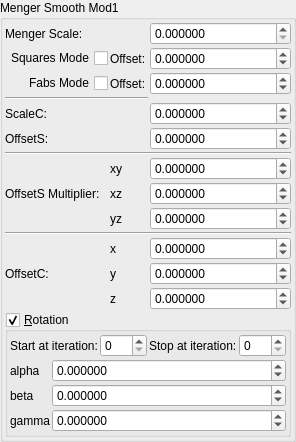
    <widget class="QGroupBox" name="groupBox_2">
     <property name="toolTip">
      <string/>
     </property>
     <property name="title">
      <string>Menger Smooth Mod1</string>
     </property>
     <property name="checkable">
      <bool>false</bool>
     </property>
     <layout class="QVBoxLayout" name="verticalLayout_29" stretch="0,0">
      <property name="spacing">
       <number>2</number>
      </property>
      <property name="leftMargin">
       <number>2</number>
      </property>
      <property name="topMargin">
       <number>2</number>
      </property>
      <property name="rightMargin">
       <number>2</number>
      </property>
      <property name="bottomMargin">
       <number>2</number>
      </property>
      <item>
       <layout class="QGridLayout" name="gridLayout_63" columnstretch="0,0,0,0,1">
        <property name="spacing">
         <number>2</number>
        </property>
        <item row="13" column="2">
         <widget class="QLabel" name="label_114">
          <property name="text">
           <string notr="true">z</string>
          </property>
         </widget>
        </item>
        <item row="11" column="2">
         <widget class="QLabel" name="label_112">
          <property name="text">
           <string notr="true">x</string>
          </property>
         </widget>
        </item>
        <item row="7" column="4">
         <widget class="MyDoubleSpinBox" name="spinbox3_transf_constant_multiplier_111_x">
          <property name="sizePolicy">
           <sizepolicy hsizetype="Minimum" vsizetype="Maximum">
            <horstretch>0</horstretch>
            <verstretch>0</verstretch>
           </sizepolicy>
          </property>
          <property name="prefix">
           <string/>
          </property>
          <property name="suffix">
           <string/>
          </property>
          <property name="decimals">
           <number>6</number>
          </property>
          <property name="minimum">
           <double>-99.989999999999995</double>
          </property>
          <property name="maximum">
           <double>99.989999999999995</double>
          </property>
          <property name="singleStep">
           <double>0.100000000000000</double>
          </property>
         </widget>
        </item>
        <item row="8" column="4">
         <widget class="MyDoubleSpinBox" name="spinbox3_transf_constant_multiplier_111_y">
          <property name="sizePolicy">
           <sizepolicy hsizetype="Minimum" vsizetype="Maximum">
            <horstretch>0</horstretch>
            <verstretch>0</verstretch>
           </sizepolicy>
          </property>
          <property name="prefix">
           <string/>
          </property>
          <property name="suffix">
           <string/>
          </property>
          <property name="decimals">
           <number>6</number>
          </property>
          <property name="minimum">
           <double>-99.989999999999995</double>
          </property>
          <property name="maximum">
           <double>99.989999999999995</double>
          </property>
          <property name="singleStep">
           <double>0.100000000000000</double>
          </property>
         </widget>
        </item>
        <item row="1" column="2">
         <widget class="QLabel" name="label_260">
          <property name="text">
           <string>Offset:</string>
          </property>
         </widget>
        </item>
        <item row="5" column="1">
         <widget class="QLabel" name="label_259">
          <property name="text">
           <string>OffsetS:</string>
          </property>
         </widget>
        </item>
        <item row="4" column="4">
         <widget class="MyDoubleSpinBox" name="spinbox_transf_scale_05">
          <property name="sizePolicy">
           <sizepolicy hsizetype="Minimum" vsizetype="Maximum">
            <horstretch>0</horstretch>
            <verstretch>0</verstretch>
           </sizepolicy>
          </property>
          <property name="prefix">
           <string/>
          </property>
          <property name="suffix">
           <string/>
          </property>
          <property name="decimals">
           <number>6</number>
          </property>
          <property name="minimum">
           <double>-99.989999999999995</double>
          </property>
          <property name="maximum">
           <double>99.989999999999995</double>
          </property>
          <property name="singleStep">
           <double>0.100000000000000</double>
          </property>
         </widget>
        </item>
        <item row="4" column="1">
         <widget class="QLabel" name="label_65">
          <property name="text">
           <string>ScaleC:</string>
          </property>
         </widget>
        </item>
        <item row="2" column="1">
         <widget class="QCheckBox" name="checkBox_transf_function_enabledF_false">
          <property name="layoutDirection">
           <enum>Qt::RightToLeft</enum>
          </property>
          <property name="text">
           <string>Fabs Mode</string>
          </property>
         </widget>
        </item>
        <item row="0" column="1">
         <widget class="QLabel" name="label_64">
          <property name="text">
           <string>Menger Scale:</string>
          </property>
         </widget>
        </item>
        <item row="12" column="4">
         <widget class="MyDoubleSpinBox" name="spinbox3_transf_constant_multiplier_221_y">
          <property name="sizePolicy">
           <sizepolicy hsizetype="Minimum" vsizetype="Maximum">
            <horstretch>0</horstretch>
            <verstretch>0</verstretch>
           </sizepolicy>
          </property>
          <property name="prefix">
           <string/>
          </property>
          <property name="suffix">
           <string/>
          </property>
          <property name="decimals">
           <number>6</number>
          </property>
          <property name="minimum">
           <double>-99.989999999999995</double>
          </property>
          <property name="maximum">
           <double>99.989999999999995</double>
          </property>
          <property name="singleStep">
           <double>0.100000000000000</double>
          </property>
         </widget>
        </item>
        <item row="12" column="1">
         <widget class="QLabel" name="label_255">
          <property name="text">
           <string>OffsetC:</string>
          </property>
         </widget>
        </item>
        <item row="9" column="4">
         <widget class="MyDoubleSpinBox" name="spinbox3_transf_constant_multiplier_111_z">
          <property name="sizePolicy">
           <sizepolicy hsizetype="Minimum" vsizetype="Maximum">
            <horstretch>0</horstretch>
            <verstretch>0</verstretch>
           </sizepolicy>
          </property>
          <property name="prefix">
           <string/>
          </property>
          <property name="suffix">
           <string/>
          </property>
          <property name="decimals">
           <number>6</number>
          </property>
          <property name="minimum">
           <double>-99.989999999999995</double>
          </property>
          <property name="maximum">
           <double>99.989999999999995</double>
          </property>
          <property name="singleStep">
           <double>0.100000000000000</double>
          </property>
         </widget>
        </item>
        <item row="8" column="1">
         <widget class="QLabel" name="label_91">
          <property name="text">
           <string>OffsetS Multiplier:</string>
          </property>
         </widget>
        </item>
        <item row="10" column="1" colspan="4">
         <widget class="Line" name="line_55">
          <property name="orientation">
           <enum>Qt::Horizontal</enum>
          </property>
         </widget>
        </item>
        <item row="7" column="2">
         <widget class="QLabel" name="label_94">
          <property name="text">
           <string notr="true">xy</string>
          </property>
         </widget>
        </item>
        <item row="1" column="4">
         <widget class="MyDoubleSpinBox" name="spinbox_transf_offset_0">
          <property name="sizePolicy">
           <sizepolicy hsizetype="Minimum" vsizetype="Maximum">
            <horstretch>0</horstretch>
            <verstretch>0</verstretch>
           </sizepolicy>
          </property>
          <property name="prefix">
           <string/>
          </property>
          <property name="suffix">
           <string/>
          </property>
          <property name="decimals">
           <number>6</number>
          </property>
          <property name="minimum">
           <double>-99.989999999999995</double>
          </property>
          <property name="maximum">
           <double>99.989999999999995</double>
          </property>
          <property name="singleStep">
           <double>0.100000000000000</double>
          </property>
         </widget>
        </item>
        <item row="0" column="4">
         <widget class="MyDoubleSpinBox" name="spinbox_transf_scale_3">
          <property name="sizePolicy">
           <sizepolicy hsizetype="Minimum" vsizetype="Maximum">
            <horstretch>0</horstretch>
            <verstretch>0</verstretch>
           </sizepolicy>
          </property>
          <property name="prefix">
           <string/>
          </property>
          <property name="suffix">
           <string/>
          </property>
          <property name="decimals">
           <number>6</number>
          </property>
          <property name="minimum">
           <double>0.000000000000000</double>
          </property>
          <property name="maximum">
           <double>99.989999999999995</double>
          </property>
          <property name="singleStep">
           <double>0.100000000000000</double>
          </property>
         </widget>
        </item>
        <item row="1" column="1">
         <widget class="QCheckBox" name="checkBox_transf_function_enabled">
          <property name="layoutDirection">
           <enum>Qt::RightToLeft</enum>
          </property>
          <property name="text">
           <string>Squares Mode</string>
          </property>
         </widget>
        </item>
        <item row="11" column="4">
         <widget class="MyDoubleSpinBox" name="spinbox3_transf_constant_multiplier_221_x">
          <property name="sizePolicy">
           <sizepolicy hsizetype="Minimum" vsizetype="Maximum">
            <horstretch>0</horstretch>
            <verstretch>0</verstretch>
           </sizepolicy>
          </property>
          <property name="prefix">
           <string/>
          </property>
          <property name="suffix">
           <string/>
          </property>
          <property name="decimals">
           <number>6</number>
          </property>
          <property name="minimum">
           <double>-99.989999999999995</double>
          </property>
          <property name="maximum">
           <double>99.989999999999995</double>
          </property>
          <property name="singleStep">
           <double>0.100000000000000</double>
          </property>
         </widget>
        </item>
        <item row="3" column="1" colspan="3">
         <widget class="Line" name="line_18">
          <property name="orientation">
           <enum>Qt::Horizontal</enum>
          </property>
         </widget>
        </item>
        <item row="2" column="2">
         <widget class="QLabel" name="label_256">
          <property name="text">
           <string>Offset:</string>
          </property>
         </widget>
        </item>
        <item row="12" column="2">
         <widget class="QLabel" name="label_113">
          <property name="text">
           <string notr="true">y</string>
          </property>
         </widget>
        </item>
        <item row="8" column="2">
         <widget class="QLabel" name="label_90">
          <property name="text">
           <string notr="true">xz</string>
          </property>
         </widget>
        </item>
        <item row="2" column="4">
         <widget class="MyDoubleSpinBox" name="spinbox_transf_offset">
          <property name="sizePolicy">
           <sizepolicy hsizetype="Minimum" vsizetype="Maximum">
            <horstretch>0</horstretch>
            <verstretch>0</verstretch>
           </sizepolicy>
          </property>
          <property name="prefix">
           <string/>
          </property>
          <property name="suffix">
           <string/>
          </property>
          <property name="decimals">
           <number>6</number>
          </property>
          <property name="minimum">
           <double>-99.989999999999995</double>
          </property>
          <property name="maximum">
           <double>99.989999999999995</double>
          </property>
          <property name="singleStep">
           <double>0.100000000000000</double>
          </property>
         </widget>
        </item>
        <item row="13" column="1">
         <widget class="QLabel" name="label_257">
          <property name="text">
           <string/>
          </property>
         </widget>
        </item>
        <item row="13" column="4">
         <widget class="MyDoubleSpinBox" name="spinbox3_transf_constant_multiplier_221_z">
          <property name="sizePolicy">
           <sizepolicy hsizetype="Minimum" vsizetype="Maximum">
            <horstretch>0</horstretch>
            <verstretch>0</verstretch>
           </sizepolicy>
          </property>
          <property name="prefix">
           <string/>
          </property>
          <property name="suffix">
           <string/>
          </property>
          <property name="decimals">
           <number>6</number>
          </property>
          <property name="minimum">
           <double>-99.989999999999995</double>
          </property>
          <property name="maximum">
           <double>99.989999999999995</double>
          </property>
          <property name="singleStep">
           <double>0.100000000000000</double>
          </property>
         </widget>
        </item>
        <item row="5" column="4">
         <widget class="MyDoubleSpinBox" name="spinbox_transf_offset_0005">
          <property name="sizePolicy">
           <sizepolicy hsizetype="Minimum" vsizetype="Maximum">
            <horstretch>0</horstretch>
            <verstretch>0</verstretch>
           </sizepolicy>
          </property>
          <property name="prefix">
           <string/>
          </property>
          <property name="suffix">
           <string/>
          </property>
          <property name="decimals">
           <number>6</number>
          </property>
          <property name="minimum">
           <double>-99.989999999999995</double>
          </property>
          <property name="maximum">
           <double>99.989999999999995</double>
          </property>
          <property name="singleStep">
           <double>0.100000000000000</double>
          </property>
         </widget>
        </item>
        <item row="9" column="2">
         <widget class="QLabel" name="label_98">
          <property name="text">
           <string notr="true">yz</string>
          </property>
         </widget>
        </item>
        <item row="6" column="1" colspan="4">
         <widget class="Line" name="line_56">
          <property name="orientation">
           <enum>Qt::Horizontal</enum>
          </property>
         </widget>
        </item>
       </layout>
      </item>
      <item>
       <widget class="MyGroupBox" name="groupCheck_transf_rotation_enabled">
        <property name="title">
         <string>&amp;Rotation</string>
        </property>
        <property name="checkable">
         <bool>true</bool>
        </property>
        <layout class="QVBoxLayout" name="verticalLayout_9" stretch="0,0">
         <property name="spacing">
          <number>2</number>
         </property>
         <property name="leftMargin">
          <number>2</number>
         </property>
         <property name="topMargin">
          <number>2</number>
         </property>
         <property name="rightMargin">
          <number>2</number>
         </property>
         <property name="bottomMargin">
          <number>2</number>
         </property>
         <item>
          <layout class="QGridLayout" name="gridLayout_62">
           <property name="spacing">
            <number>2</number>
           </property>
           <item row="0" column="0">
            <widget class="QLabel" name="label_246">
             <property name="text">
              <string>Start at iteration:</string>
             </property>
            </widget>
           </item>
           <item row="0" column="1">
            <widget class="MySpinBox" name="spinboxInt_transf_start_iterations_R">
             <property name="sizePolicy">
              <sizepolicy hsizetype="Minimum" vsizetype="Maximum">
               <horstretch>0</horstretch>
               <verstretch>0</verstretch>
              </sizepolicy>
             </property>
             <property name="maximum">
              <number>999</number>
             </property>
            </widget>
           </item>
           <item row="0" column="2">
            <widget class="QLabel" name="label_247">
             <property name="text">
              <string>Stop at iteration:</string>
             </property>
            </widget>
           </item>
           <item row="0" column="3">
            <widget class="MySpinBox" name="spinboxInt_transf_stop_iterations_R">
             <property name="sizePolicy">
              <sizepolicy hsizetype="Minimum" vsizetype="Maximum">
               <horstretch>0</horstretch>
               <verstretch>0</verstretch>
              </sizepolicy>
             </property>
             <property name="maximum">
              <number>999</number>
             </property>
            </widget>
           </item>
          </layout>
         </item>
         <item>
          <layout class="QGridLayout" name="gridLayout_11" columnstretch="0,1">
           <property name="spacing">
            <number>2</number>
           </property>
           <item row="0" column="1">
            <widget class="MyDoubleSpinBox" name="spinboxd3_transf_rotation_x">
             <property name="sizePolicy">
              <sizepolicy hsizetype="Minimum" vsizetype="Maximum">
               <horstretch>0</horstretch>
               <verstretch>0</verstretch>
              </sizepolicy>
             </property>
             <property name="prefix">
              <string/>
             </property>
             <property name="suffix">
              <string/>
             </property>
             <property name="decimals">
              <number>6</number>
             </property>
             <property name="minimum">
              <double>-180.000000000000000</double>
             </property>
             <property name="maximum">
              <double>180.000000000000000</double>
             </property>
             <property name="singleStep">
              <double>1.000000000000000</double>
             </property>
            </widget>
           </item>
           <item row="0" column="0">
            <widget class="QLabel" name="label_35">
             <property name="text">
              <string notr="true">alpha</string>
             </property>
            </widget>
           </item>
           <item row="1" column="0">
            <widget class="QLabel" name="label_34">
             <property name="text">
              <string notr="true">beta</string>
             </property>
            </widget>
           </item>
           <item row="1" column="1">
            <widget class="MyDoubleSpinBox" name="spinboxd3_transf_rotation_y">
             <property name="sizePolicy">
              <sizepolicy hsizetype="Minimum" vsizetype="Maximum">
               <horstretch>0</horstretch>
               <verstretch>0</verstretch>
              </sizepolicy>
             </property>
             <property name="prefix">
              <string/>
             </property>
             <property name="suffix">
              <string/>
             </property>
             <property name="decimals">
              <number>6</number>
             </property>
             <property name="minimum">
              <double>-180.000000000000000</double>
             </property>
             <property name="maximum">
              <double>180.000000000000000</double>
             </property>
             <property name="singleStep">
              <double>1.000000000000000</double>
             </property>
            </widget>
           </item>
           <item row="2" column="0">
            <widget class="QLabel" name="label_37">
             <property name="text">
              <string notr="true">gamma</string>
             </property>
            </widget>
           </item>
           <item row="2" column="1">
            <widget class="MyDoubleSpinBox" name="spinboxd3_transf_rotation_z">
             <property name="sizePolicy">
              <sizepolicy hsizetype="Minimum" vsizetype="Maximum">
               <horstretch>0</horstretch>
               <verstretch>0</verstretch>
              </sizepolicy>
             </property>
             <property name="prefix">
              <string/>
             </property>
             <property name="suffix">
              <string/>
             </property>
             <property name="decimals">
              <number>6</number>
             </property>
             <property name="minimum">
              <double>-180.000000000000000</double>
             </property>
             <property name="maximum">
              <double>180.000000000000000</double>
             </property>
             <property name="singleStep">
              <double>1.000000000000000</double>
             </property>
            </widget>
           </item>
          </layout>
         </item>
        </layout>
       </widget>
      </item>
     </layout>
    </widget>
